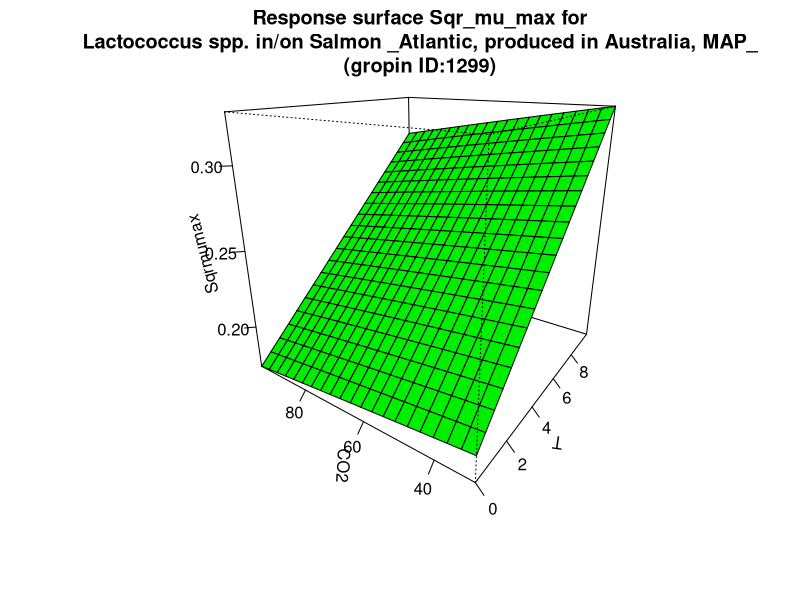

The R script that drew this image:
#############################
# start of Parameter script
#############################
T <- seq(0,9.99000999000999,length.out=21)
CO2 <- seq(30.03,97.9020979020979,length.out=21)
#############################
# end of Parameter script
#############################
############################# 
# start of Model script Gropin ID 1299 
#############################
 
# constant coefficients for this model
 
variables <- data.frame(T,CO2)
argumentsPar <- unique.data.frame(expand.grid(variables))
 
# heart of the model
response_surface <- function(T,CO2) {
   mumax <-6.88*(10^-4)*(T+13.25)*sqrt(452-CO2)

	return(mumax=mumax)
} 

# output parameters
responseSurface <- cbind(argumentsPar,response_surface(argumentsPar['T'],argumentsPar['CO2']))
colnames(responseSurface) <- c(colnames(argumentsPar),'Sqrmumax')
#############################
# End of Model script
#############################
############################# 
# start of Visualisation script Gropin ID 1299 
#############################
titleText <-'Response surface Sqr_mu_max for
Lactococcus spp. in/on Salmon _Atlantic, produced in Australia, MAP_
(gropin ID:1299)'
persp(T,CO2,matrix(unlist(responseSurface$'Sqrmumax'),nrow=21),col = 'green',xlab='T',ylab='CO2',zlab='Sqrmumax',main=titleText,theta=305,phi=20,shade=0.25,ticktype = 'detailed')
#############################
# End of Visualisation script
#############################
